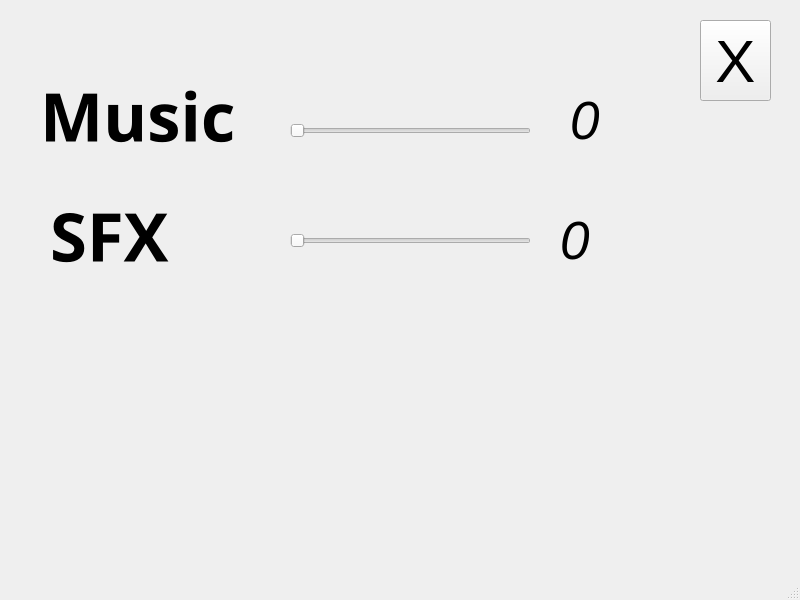
<?xml version="1.0" encoding="UTF-8"?>
<ui version="4.0">
 <class>Setting</class>
 <widget class="QMainWindow" name="Setting">
  <property name="windowModality">
   <enum>Qt::WindowModality::ApplicationModal</enum>
  </property>
  <property name="geometry">
   <rect>
    <x>0</x>
    <y>0</y>
    <width>800</width>
    <height>600</height>
   </rect>
  </property>
  <property name="contextMenuPolicy">
   <enum>Qt::ContextMenuPolicy::ActionsContextMenu</enum>
  </property>
  <property name="windowTitle">
   <string>MainWindow</string>
  </property>
  <property name="styleSheet">
   <string notr="true">#Setting{
	background-image: url(:/back/images/headimage.png);
	background-position:center;
}</string>
  </property>
  <widget class="QWidget" name="centralwidget">
   <widget class="QLabel" name="Music_la">
    <property name="geometry">
     <rect>
      <x>40</x>
      <y>70</y>
      <width>221</width>
      <height>91</height>
     </rect>
    </property>
    <property name="font">
     <font>
      <family>Script MT</family>
      <pointsize>50</pointsize>
      <bold>true</bold>
     </font>
    </property>
    <property name="text">
     <string>Music</string>
    </property>
   </widget>
   <widget class="QSlider" name="Music_slider">
    <property name="geometry">
     <rect>
      <x>290</x>
      <y>110</y>
      <width>241</width>
      <height>41</height>
     </rect>
    </property>
    <property name="orientation">
     <enum>Qt::Orientation::Horizontal</enum>
    </property>
   </widget>
   <widget class="QLabel" name="SFX_la">
    <property name="geometry">
     <rect>
      <x>50</x>
      <y>190</y>
      <width>171</width>
      <height>91</height>
     </rect>
    </property>
    <property name="font">
     <font>
      <family>Script MT</family>
      <pointsize>50</pointsize>
      <bold>true</bold>
     </font>
    </property>
    <property name="text">
     <string>SFX</string>
    </property>
   </widget>
   <widget class="QPushButton" name="close_button">
    <property name="geometry">
     <rect>
      <x>700</x>
      <y>20</y>
      <width>71</width>
      <height>81</height>
     </rect>
    </property>
    <property name="font">
     <font>
      <pointsize>45</pointsize>
     </font>
    </property>
    <property name="text">
     <string>X</string>
    </property>
   </widget>
   <widget class="QLabel" name="SFX_num">
    <property name="geometry">
     <rect>
      <x>560</x>
      <y>210</y>
      <width>121</width>
      <height>61</height>
     </rect>
    </property>
    <property name="font">
     <font>
      <pointsize>40</pointsize>
      <italic>true</italic>
     </font>
    </property>
    <property name="text">
     <string>0</string>
    </property>
   </widget>
   <widget class="QSlider" name="SFX_slider">
    <property name="geometry">
     <rect>
      <x>290</x>
      <y>220</y>
      <width>241</width>
      <height>41</height>
     </rect>
    </property>
    <property name="orientation">
     <enum>Qt::Orientation::Horizontal</enum>
    </property>
   </widget>
   <widget class="QLabel" name="Music_num">
    <property name="geometry">
     <rect>
      <x>570</x>
      <y>90</y>
      <width>111</width>
      <height>61</height>
     </rect>
    </property>
    <property name="font">
     <font>
      <pointsize>40</pointsize>
      <italic>true</italic>
     </font>
    </property>
    <property name="text">
     <string>0</string>
    </property>
   </widget>
  </widget>
  <widget class="QMenuBar" name="menubar">
   <property name="geometry">
    <rect>
     <x>0</x>
     <y>0</y>
     <width>800</width>
     <height>25</height>
    </rect>
   </property>
  </widget>
  <widget class="QStatusBar" name="statusbar"/>
 </widget>
 <resources/>
 <connections>
  <connection>
   <sender>Music_slider</sender>
   <signal>valueChanged(int)</signal>
   <receiver>Music_num</receiver>
   <slot>setNum(int)</slot>
   <hints>
    <hint type="sourcelabel">
     <x>421</x>
     <y>156</y>
    </hint>
    <hint type="destinationlabel">
     <x>605</x>
     <y>163</y>
    </hint>
   </hints>
  </connection>
  <connection>
   <sender>SFX_slider</sender>
   <signal>valueChanged(int)</signal>
   <receiver>SFX_num</receiver>
   <slot>setNum(int)</slot>
   <hints>
    <hint type="sourcelabel">
     <x>467</x>
     <y>249</y>
    </hint>
    <hint type="destinationlabel">
     <x>618</x>
     <y>277</y>
    </hint>
   </hints>
  </connection>
 </connections>
</ui>
